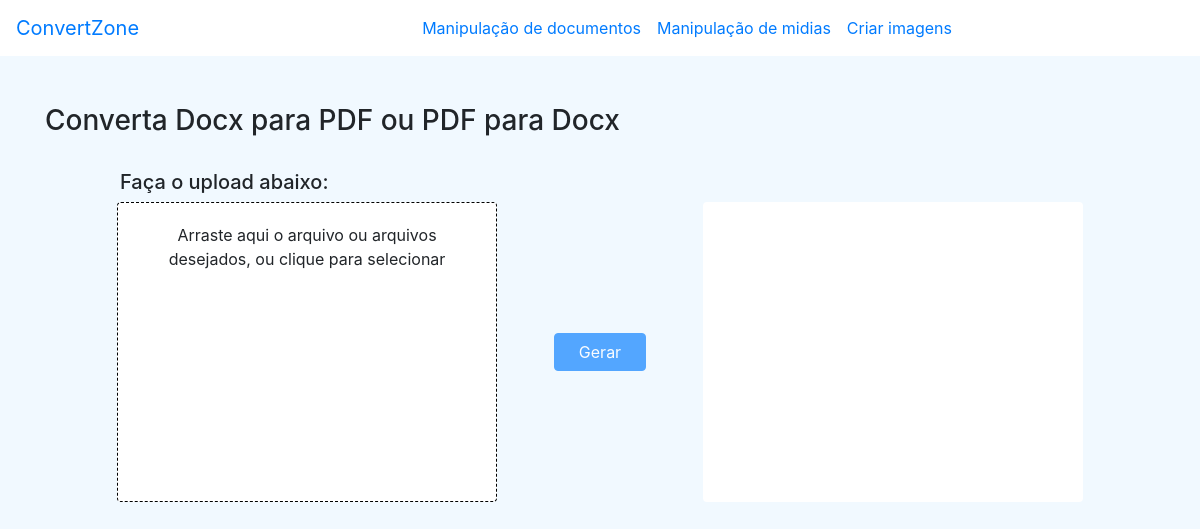
/service/DocumentManipulations/word_equal_pdf, run on the app's committed database.
### website/models/servicos_model.py (models this page shows, shortened)
class Category(db.Model):
    __tablename__ = 'category'
    id = db.Column(db.Integer, primary_key=True, autoincrement=True)
    name = db.Column(db.String, nullable=False)
    name_on_site = db.Column(db.String, nullable=False)
    functions = db.relationship(
        'Service', backref='category', secondary=category_functions)
    @staticmethod
    def get_categories():
        return Category.query.all()

class Service(db.Model):
    __tablename__ = 'services'
    id = db.Column(db.Integer, primary_key=True, autoincrement=True)
    name = db.Column(db.String, nullable=False)
    name_on_site = db.Column(db.String, nullable=False)
    multiple = db.Column(db.String, nullable=False)
    extensions = db.Column(db.String, nullable=False)
    accept_type = db.Column(db.String)

### website/views.py (the view)
@views.route('/service/<categoryName>/<serviceName>', methods=['GET'])
def service(categoryName, serviceName):
    categories = Category.get_categories()
    category = Category.query.filter_by(name=categoryName).first()
    service = Service.query.filter_by(name=serviceName).first()
    return render_template('services.html',
                           category=category,
                           service=service,
                           categories=categories,)

### website/auth.py (called while the page is built)
@auth.before_app_request
def ensure_user_id():
    if 'user_id' not in session:
        user_id = generate_unique_id()
        session['user_id'] = user_id
    path = os.path.join(
        current_app.config['MEDIA'], 'temp_users', session['user_id'])
    try:
        if not os.path.exists(path):
            os.mkdir(path)
            session['user_path_media'] = path
            create_functions_folders(path)
    except OSError as e:
        print(f"Erro ao criar diretório {path}: {e}")

def generate_unique_id():
    return str(uuid4())

### website/templates/services.html (shortened to what this page needs)
{% extends 'base.html' %} {% block styles %}
<link
  rel="stylesheet"
  href="{{ url_for('static', filename='css/functions/services.css') }}"
/>
<link
  rel="stylesheet"
  href="{{ url_for('static', filename='css/load_element.css') }}"
/>
{% endblock %}
{% block conteudo %}
{% include 'functions/services.html' %}
{% endblock %}

### website/templates/base.html (shortened to what this page needs)
<!DOCTYPE html>
<html lang="pt-br">
  <head>
    <link
      rel="stylesheet"
      href="https://maxcdn.bootstrapcdn.com/bootstrap/4.5.2/css/bootstrap.min.css"
    />
    <link
      rel="stylesheet"
      href="https://cdn.jsdelivr.net/npm/bootstrap-icons@1.10.0/font/bootstrap-icons.css"
    />
    <link
      rel="stylesheet"
      href="{{ url_for('static', filename='css/base.css') }}"
    />
    {% block styles %}{% endblock %}
  </head>
  <body>
    <nav class="navbar navbar-expand-lg">
      <a class="navbar-brand" href="{{ url_for('views.main') }}">ConvertZone</a>
      <div class="collapse navbar-collapse" id="navbarNav">
        <ul class="navbar-nav">
          {% for category in categories %}
          <li class="nav-item">
            <a
              class="nav-link"
              href="{{ url_for('views.main') }}#category_{{ category.id }}"
              >{{ category.name_on_site }}</a
            >
          </li>
          {% endfor %}
        </ul>
      </div>
    </nav>
    {% block conteudo %} {% endblock %}
  </body>
</html>

### website/templates/functions/services.html (shortened to what this page needs)
<div class="container mt-5">
  <h3>{{ service.name_on_site }}</h3>
  <br />
  <h5 class="upload_text">Faça o upload abaixo:</h5>
  <div
    data-accept_files="{{ service.accept_type }}"
    data-url_function="{{ service.name }}"
    data-multiple="{{ service.multiple }}"
    data-service_type="{{ category.name }}"
    class="row d-flex justify-content-center align-items-center form_files"
  >
    {% if category.name != 'TextToImage' %}
    <div id="dropZone" class="col-lg-4 bg-white rounded mx-2">
      Arraste aqui o arquivo ou arquivos desejados, ou clique para selecionar
    </div>
    {% else %}
    <textarea class="col-lg-4 bg-white rounded mx-2" id="textZone"></textarea>
    {% endif %}
    <div class="col-lg-2 d-flex justify-content-center align-items-center">
      <button
        type="submit"
        disabled
        class="text-center btn btn-primary px-4 send"
      >
        Gerar
      </button>
    </div>
    <div id="finalZone" class="col-lg-4 bg-white rounded mx-2">
    </div>
  </div>
</div>

### website/static/css/base.css (style rules this page uses)
body { background-color: #f1f9ff; }
.navbar { background-color: #ffffff; position: sticky; top: 0; z-index: 1000; }
@media (min-width: 992px) { #navbarNav { position: absolute; right: 20%; } }

### website/static/css/functions/services.css (style rules this page uses)
.form_files { display: inline-block; }
#dropZone { border: 1px dashed #000; padding: 20px; text-align: center; min-height: 150px; cursor: pointer; overflow: auto; }
#finalZone { height: 300px; display: flex; align-items: center; justify-content: center; }
.send { font-size: medium; }
#dropZone, #textZone::-webkit-scrollbar { width: 10px; height: 10px; background: #f5f5f5; }
#dropZone, #textZone::-webkit-scrollbar-thumb { background: #888; border-radius: 4px; }
#dropZone, #textZone::-webkit-scrollbar-thumb:hover { background: #555; }
#dropZone, #textZone::-webkit-scrollbar-track { background: #f5f5f5; border-radius: 4px; }
#dropZone, #textZone { scrollbar-width: thin; scrollbar-color: #888 #f5f5f5; }
@media (min-width: 992px) { #dropZone, #textZone { height: 300px; } }
@media (min-width: 992px) { .upload_text { padding-left: 75px; } }

### data on the page
Category: name_on_site "Manipulação de documentos"
Category: name_on_site "Manipulação de midias"
Category: name_on_site "Criar imagens"
Service: name_on_site "Converta Docx para PDF ou PDF para Docx"
